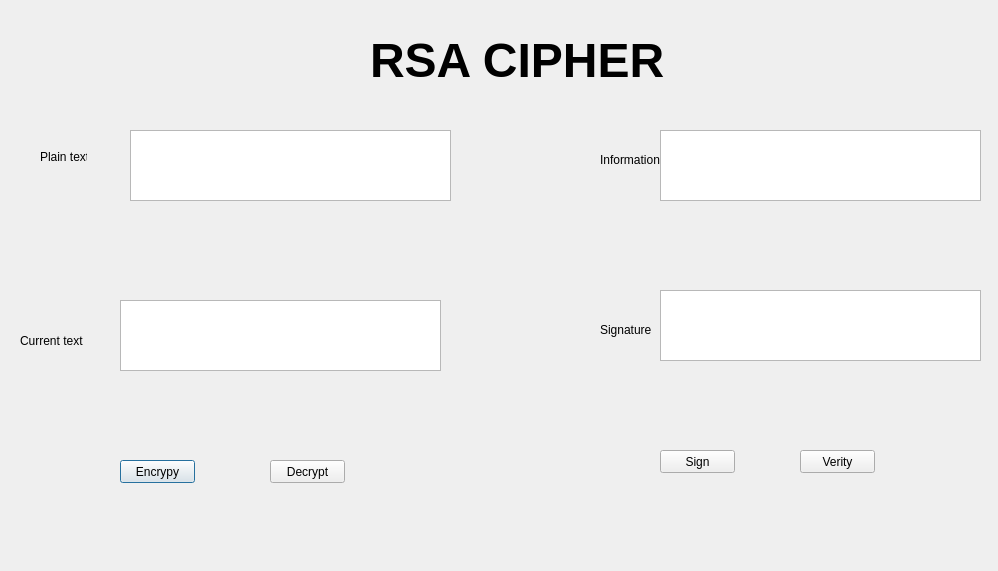
<?xml version="1.0" encoding="UTF-8"?>
<ui version="4.0">
 <class>Dialog</class>
 <widget class="QDialog" name="Dialog">
  <property name="geometry">
   <rect>
    <x>0</x>
    <y>0</y>
    <width>998</width>
    <height>571</height>
   </rect>
  </property>
  <property name="windowTitle">
   <string>Dialog</string>
  </property>
  <widget class="QLabel" name="label">
   <property name="geometry">
    <rect>
     <x>370</x>
     <y>10</y>
     <width>331</width>
     <height>101</height>
    </rect>
   </property>
   <property name="text">
    <string>&lt;html&gt;&lt;head/&gt;&lt;body&gt;&lt;p&gt;&lt;span style=&quot; font-size:36pt; font-weight:600;&quot;&gt;RSA CIPHER&lt;/span&gt;&lt;/p&gt;&lt;/body&gt;&lt;/html&gt;</string>
   </property>
  </widget>
  <widget class="QLabel" name="label_2">
   <property name="geometry">
    <rect>
     <x>40</x>
     <y>150</y>
     <width>47</width>
     <height>13</height>
    </rect>
   </property>
   <property name="text">
    <string>Plain text</string>
   </property>
  </widget>
  <widget class="QLabel" name="label_3">
   <property name="geometry">
    <rect>
     <x>20</x>
     <y>330</y>
     <width>91</width>
     <height>21</height>
    </rect>
   </property>
   <property name="text">
    <string>Current text</string>
   </property>
  </widget>
  <widget class="QLabel" name="label_4">
   <property name="geometry">
    <rect>
     <x>600</x>
     <y>150</y>
     <width>71</width>
     <height>20</height>
    </rect>
   </property>
   <property name="text">
    <string>Information</string>
   </property>
  </widget>
  <widget class="QLabel" name="label_5">
   <property name="geometry">
    <rect>
     <x>600</x>
     <y>320</y>
     <width>71</width>
     <height>20</height>
    </rect>
   </property>
   <property name="text">
    <string>Signature</string>
   </property>
  </widget>
  <widget class="QTextEdit" name="txt_plaintext">
   <property name="geometry">
    <rect>
     <x>130</x>
     <y>130</y>
     <width>321</width>
     <height>71</height>
    </rect>
   </property>
  </widget>
  <widget class="QTextEdit" name="txt_CurrentText">
   <property name="geometry">
    <rect>
     <x>120</x>
     <y>300</y>
     <width>321</width>
     <height>71</height>
    </rect>
   </property>
  </widget>
  <widget class="QTextEdit" name="txt_Information">
   <property name="geometry">
    <rect>
     <x>660</x>
     <y>130</y>
     <width>321</width>
     <height>71</height>
    </rect>
   </property>
  </widget>
  <widget class="QTextEdit" name="txt_Siganture">
   <property name="geometry">
    <rect>
     <x>660</x>
     <y>290</y>
     <width>321</width>
     <height>71</height>
    </rect>
   </property>
  </widget>
  <widget class="QPushButton" name="pushButton">
   <property name="geometry">
    <rect>
     <x>120</x>
     <y>460</y>
     <width>75</width>
     <height>23</height>
    </rect>
   </property>
   <property name="text">
    <string>Encrypy</string>
   </property>
  </widget>
  <widget class="QPushButton" name="pushButton_2">
   <property name="geometry">
    <rect>
     <x>270</x>
     <y>460</y>
     <width>75</width>
     <height>23</height>
    </rect>
   </property>
   <property name="text">
    <string>Decrypt</string>
   </property>
  </widget>
  <widget class="QPushButton" name="pushButton_3">
   <property name="geometry">
    <rect>
     <x>660</x>
     <y>450</y>
     <width>75</width>
     <height>23</height>
    </rect>
   </property>
   <property name="text">
    <string>Sign</string>
   </property>
  </widget>
  <widget class="QPushButton" name="pushButton_4">
   <property name="geometry">
    <rect>
     <x>800</x>
     <y>450</y>
     <width>75</width>
     <height>23</height>
    </rect>
   </property>
   <property name="text">
    <string>Verity</string>
   </property>
  </widget>
 </widget>
 <resources/>
 <connections/>
</ui>
